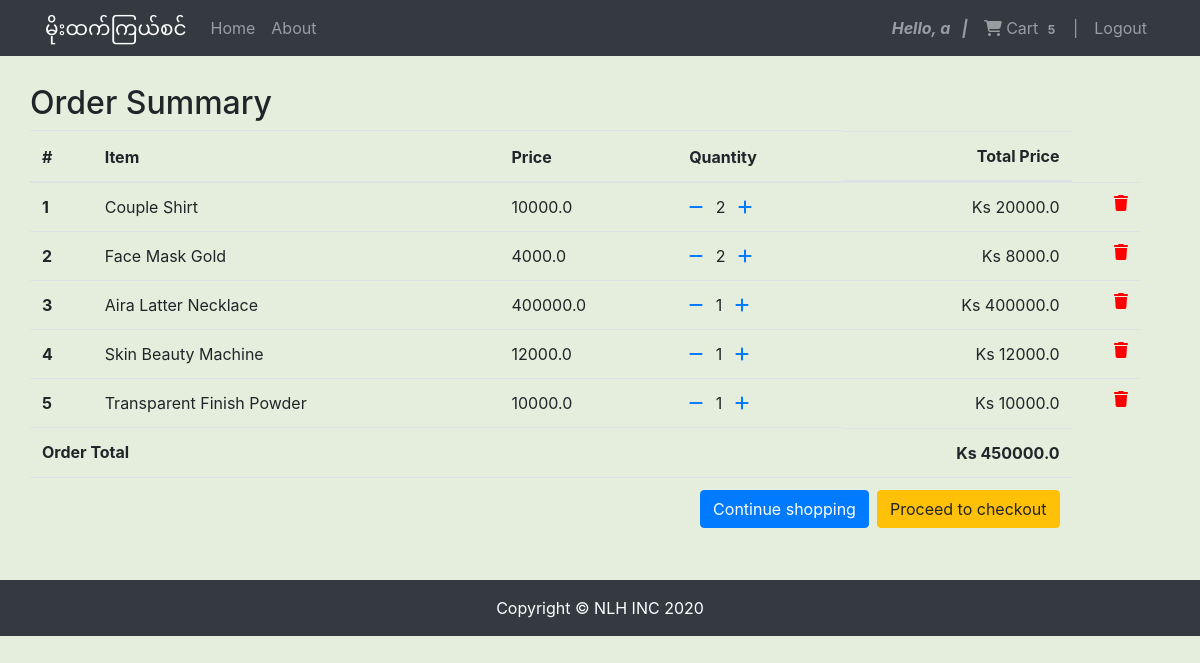
/order-summary/ (signed in), run on the app's committed database.
### core/models.py (models this page shows, shortened)
class Order(models.Model):
    user = models.ForeignKey(settings.AUTH_USER_MODEL,
                             on_delete=models.CASCADE)
    ref_code = models.CharField(max_length=20, blank=True, null=True)
    items = models.ManyToManyField(OrderItem)
    start_date = models.DateTimeField(auto_now_add=True)
    ordered_date = models.DateTimeField()
    ordered = models.BooleanField(default=False)
    def get_total(self):
        total = 0
        for order_item in self.items.all():
            total += order_item.get_total_item_price()
        return total

class OrderItem(models.Model):
    user = models.ForeignKey(settings.AUTH_USER_MODEL,
                             on_delete=models.CASCADE)
    item = models.ForeignKey(Item, on_delete=models.CASCADE)
    ordered = models.BooleanField(default=False)
    quantity = models.IntegerField(default=1)
    def get_total_item_price(self):
        return self.quantity * self.item.price

class Item(models.Model):
    name = models.CharField(max_length=200)
    price = models.FloatField()
    category = models.CharField(choices=CategoryChoice.choices, max_length=20)
    gender = models.CharField(
        choices=GenderChoice.choices,
        max_length=20,
        default='both',
        null=True
    )
    stock = models.IntegerField()
    description = models.TextField()
    image = ResizedImageField(
        size=[700, 600],
        quality=99,
        crop=['middle', 'center'],
        upload_to='images'
    )
    slug = models.SlugField(null=False, unique=True)
    rating = models.CharField(
        choices=RatingChoice.choices,
        max_length=20,
        null=True
    )

### core/views.py (the view)
# urls.py: path('order-summary/', OrderView.as_view(), name='order-summary'),
class OrderView(LoginRequiredMixin, View):
    def get(self, *args, **kwargs):
        try:
            order = Order.objects.get(user=self.request.user, ordered=False)
            context = {
                'object': order
            }
            return render(self.request, 'order.html', context)
        except ObjectDoesNotExist:
            messages.warning(self.request, "You do not have an active order")
            return render(self.request, 'order.html')

### core/templatetags/home_tags.py (called while the page is built)
@register.filter
def cart_item_count(user):
    if user.is_authenticated:
        qs = Order.objects.filter(user=user, ordered=False)
        if qs.exists():
            return qs[0].items.count()
    return 0

### core/templates/order.html (shortened to what this page needs)
{% extends 'base.html' %}
{% load static %}
{% block content %}
<div class="row table-responsive my-4">
  <h2>Order Summary</h2>
  <table class="table">
    <thead>
      <tr>
        <th scope="col">#</th>
        <th scope="col">Item</th>
        <th scope="col">Price</th>
        <th scope="col">Quantity</th>
        <th scope="col" class="d-flex flex-row-reverse">Total Price</th>
      </tr>
    </thead>
    <tbody>
      {% for order_item in object.items.all %}
      <tr>
        <th scope="row">{{ forloop.counter }}</th>
        <td>{{ order_item.item.name }}</td>
        <td>{{ order_item.item.price }}</td>
        <td>
          <a href="{% url 'core:remove-single-item-from-cart' order_item.item.slug %}">
            <i class="fas fa-minus mr-2"></i>
          </a>
          {{ order_item.quantity }}
          <a href="{% url 'core:add-to-cart' order_item.item.slug %}">
            <i class="fas fa-plus ml-2"></i>
          </a>
        </td>
        <td>
          <span class="d-flex flex-row-reverse">Ks {{ order_item.get_total_item_price }}</span>
        </td>
        <td>
          <a style='color: red;' href="{% url 'core:remove-from-cart' order_item.item.slug %}">
            <i class="fas fa-trash float-right"></i>
          </a>
        </td>
      </tr>
      {% endfor %}
      {% if object.get_total %}
      <tr>
        <td colspan="4"><b>Order Total</b></td>
        <td class="d-flex flex-row-reverse"><b>Ks {{ object.get_total }}</b></td>
      </tr>
      <tr>
        <td colspan="5">
          <a class='btn btn-warning float-right ml-2' href='/checkout/'>Proceed to checkout</a>
          <a class='btn btn-primary float-right' href='/'>Continue shopping</a>
        </td>
      </tr>
      {% endif %}
    </tbody>
  </table>
</div>
{% endblock %}

### core/templates/base.html (shortened to what this page needs)
<!DOCTYPE html>
{% load static %}
{% load home_tags %}
<html lang="en">
<head>
  <link href="{% static 'css/mystyle.css' %}" rel="stylesheet">
  <link href="{% static 'bootstrap/css/bootstrap.min.css' %}" rel="stylesheet">
</head>
<body style="padding-top: 60px; background-color: rgb(229, 238, 221);">
  <nav class="navbar navbar-expand-lg navbar-dark bg-dark fixed-top">
    <div class="container">
      <a class="navbar-brand" href="{% url 'core:home' %}">မိုးထက်ကြယ်စင်</a>
      <div class="collapse navbar-collapse" id="navbarResponsive">
        <ul class="navbar-nav">
          <li class="nav-item"><a class="nav-link" href="{% url 'core:home' %}">Home</a></li>
          <li class="nav-item"><a class="nav-link" href="{% url 'core:about' %}">About</a></li>
        </ul>
        <ul class="navbar-nav ml-auto">
          {% if user.is_authenticated %}
          <li class="nav-item">
            <a class="nav-link navbar-text font-italic font-weight-bolder"
              href="{% url 'core:profile' username=user.username %}">
              Hello, {{ user.username }} &nbsp; |
            </a>
          </li>
          <li class="nav-item">
            <a href="{% url 'core:order-summary' %}" class="nav-link waves-effect">
              <i class="fas fa-shopping-cart"></i>
              <span class="clearfix d-none d-sm-inline-block"> Cart </span>
              <span class="badge red z-depth-1 mr-1"> {{ user|cart_item_count }}</span>
              &nbsp;|
            </a>
          </li>
          <li class="nav-item"><a class="nav-link" href="{% url 'core:logout' %}">Logout</a></li>
          {% else %}
          <li class="nav-item"><a class="nav-link" href="{% url 'core:register' %}">Register</a></li>
          <li class="nav-item"><a class="nav-link" href="{% url 'core:login' %}">Login</a></li>
          {% endif %}
        </ul>
      </div>
    </div>
  </nav>
  <div class="container">
    {% block content %}
    {% endblock %}
  </div>
  <footer class="mt-3 py-3 bg-dark">
    <div class="container">
      <p class="m-0 text-center text-white">Copyright &copy; NLH INC 2020</p>
    </div>
  </footer>
</body>
</html>

### data on the page
OrderItem: item.name "Couple Shirt", item.price "10000.0", quantity "2", get_total_item_price "20000.0"
OrderItem: item.name "Face Mask Gold", item.price "4000.0", quantity "2", get_total_item_price "8000.0"
OrderItem: item.name "Aira Latter Necklace", item.price "400000.0", quantity "1", get_total_item_price "400000.0"
OrderItem: item.name "Skin Beauty Machine", item.price "12000.0", quantity "1", get_total_item_price "12000.0"
OrderItem: item.name "Transparent Finish Powder", item.price "10000.0", quantity "1", get_total_item_price "10000.0"
Order: get_total "450000.0"

### other printed values
{{ user.username }} "a"
{{ user|cart_item_count }} "5"
